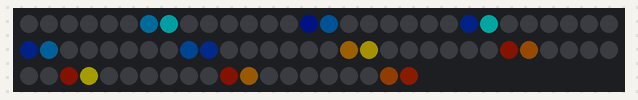
Bench run of a sketch on a simulated Arduino Uno, built with avr-gcc and run on an emulated ATmega328P. Shown: 80 RGB LEDs in strip order, left to right, continuing on the next row. Dim RGB values are drawn brighter than linear; random numbers use the default seed unless the sketch sets one; what the sketch prints to the serial monitor is not drawn.

Above: at 0.03 s.
At 7.89 s:
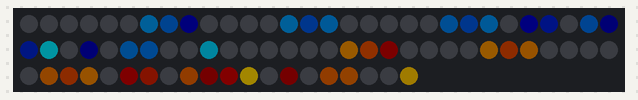
At 15.75 s:
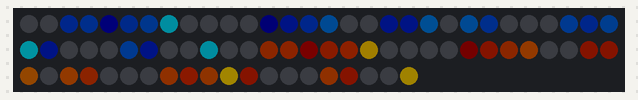
At 19.9 s:
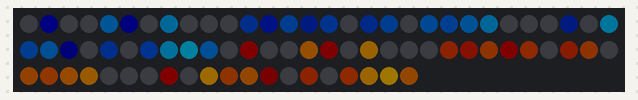
At 29.62 s:
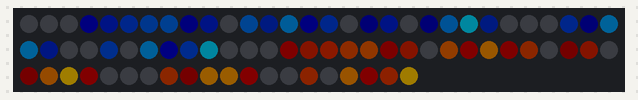
At 39.34 s:
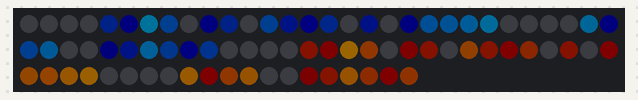

The sketch:

firesim.ino
```cpp
  /*
 *
 * This code is basic usage MPU-6050 Accelerometer and Gyroscope
 * Running this code you will get angles only.
 * The Angles at X, Y and Z are displayed on LCD1602-I2C display module
 *
 * Library and code have been taken from:
 * https://github.com/tockn/MPU6050_tockn
 *
 * Updated by Ahmad Shamshiri on July 05, 2018 at 22:19 in Ajax, Ontario, Canada
 * for Robojax.com
 * Get this code from Robojax.com
 * Watch video instruction for this code at:https://youtu.be/uIz6WIis4dc
 *
 * You will need to watch 2 videos before following the instruction in this video:
 * 1-MPU6050 Introduction video and code: https://youtu.be/uhh7ik02aDc
 * 2-LCD1602 with I2C module video and code https://youtu.be/q9YC_GVHy5A
 */
#include <MPU6050_tockn.h>
#include <Wire.h>
#include <Adafruit_NeoPixel.h>

#define LED_PIN 6
#define LED_COUNT 80
Adafruit_NeoPixel strip(LED_COUNT, LED_PIN, NEO_GRB + NEO_KHZ800);
long currentHue = 43000;

/*
float angle_pitch_output;
float angle_roll_output;
float angle_turn_output;

int r;
int g;
int b;

*/

long lowrow[5];

long cMatrix[8][5];


//MPU6050 mpu6050(Wire);

//#include <LiquidCrystal_I2C.h>
// Set the LCD address to 0x27 for a 16 chars and 2 line display
//LiquidCrystal_I2C lcd(0x27, 16, 2);

void setup() {
   Serial.begin(9600);


  strip.begin();           // INITIALIZE NeoPixel strip object (REQUIRED)
  strip.show();            // Turn OFF all pixels ASAP
  strip.setBrightness(100); // Set BRIGHTNESS to about 1/5 (max = 255)

/*
      for (int i=0; i<40; i++){
        strip.setPixelColor( i, strip.ColorHSV( 0,255,100) ) ;         //  Set pixel's color (in RAM)
        }
      strip.show();
*/

    for (int i=0;i<5;i++){
      long newHue = random(1000,10500);
      cMatrix[7][i] = newHue;
      Serial.println(newHue);
      placeOnStrip(7,i,newHue);
    }

 strip.show();
/*
strip.setPixelColor( 20, strip.ColorHSV( 0,255,100) ) ;
strip.setPixelColor( 45, strip.ColorHSV( 0,255,100) ) ;
strip.setPixelColor( 60, strip.ColorHSV( 0,255,100) ) ;
strip.setPixelColor( 70, strip.ColorHSV( 0,255,100) ) ;

strip.show();

  Wire.begin();
  mpu6050.begin();

  mpu6050.calcGyroOffsets(true);
*/


}

void loop() {

    for (int y=0;y<5;y++){

      for (int x=0;x<7;x++){


        long newHue = cMatrix[x+1][y]-1300;
        if (newHue<0){
          newHue=0;
        }
        cMatrix[x][y] = newHue;
        placeOnStrip(x,y,newHue );

      }
  }

    for (int i=0;i<5;i++){
      long newHue = random(1000,10500);
      cMatrix[7][i] = newHue;
      placeOnStrip(7,i,newHue);
    }

  strip.show();
  delay(60);

/*    mpu6050.update();
    angle_pitch_output = mpu6050.getAngleX();
    angle_roll_output = mpu6050.getAngleY();
    angle_turn_output = mpu6050.getAngleZ();
*/

}// loop end


void placeOnStrip(int x, int y, long dHue){

    int plotPos = x + (y*8);
   strip.setPixelColor( plotPos,strip.ColorHSV(43000-dHue, 255, round(((float)dHue/10500)*100))) ;
//Serial.println((round(((float)dHue/10500)*100)));
    strip.setPixelColor( plotPos+40,strip.ColorHSV(dHue, 255, round(((float)dHue/10500)*100))  ) ;
  }
```
